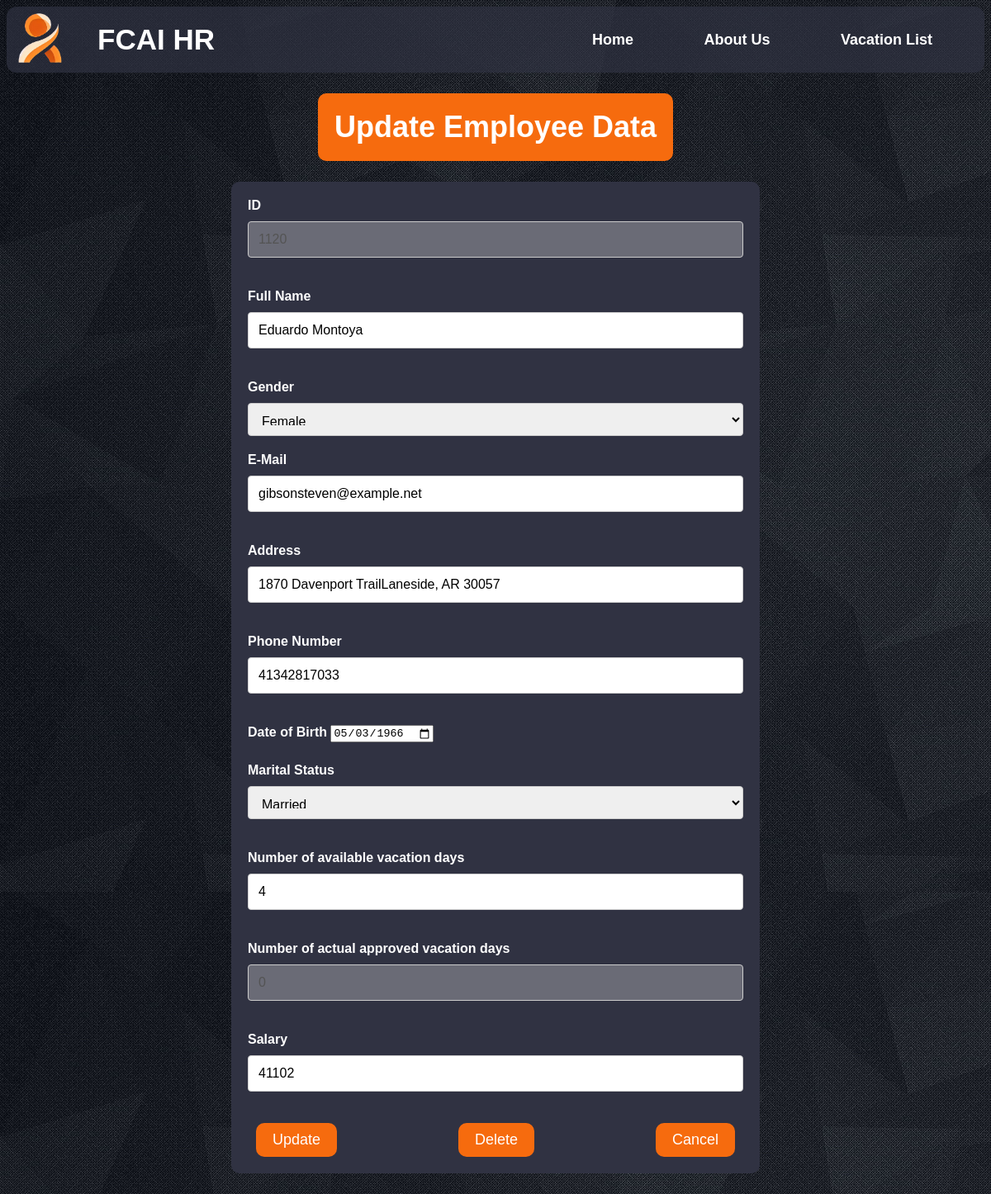
/updateData/1120/, run on the app's committed database.
### Management/models.py (models this page shows, shortened)
class Employee(models.Model):
    id = models.IntegerField(primary_key = True, unique = True, error_messages = {'null': 'ID field cannot be null','unique': 'This ID is already in use'})
    name = models.CharField(max_length = 100)
    email = models.EmailField(max_length = 254)
    address = models.CharField(max_length = 100)
    number = models.CharField(max_length = 11)
    gender = models.CharField(max_length = 6)
    status = models.CharField(max_length= 12)
    availableVacation = models.IntegerField()
    approvedVacation = models.IntegerField(default= 0)
    salary = models.IntegerField()
    dob = models.DateField()
    dateCreated = models.DateField(default= datetime.date.today, null= True)

### Users/views.py (the view)
# urls.py: path('updateData/<id>/', userViews.update, name='hr-updateData'),
def update(request, id):
        if request.method == 'POST':
                form = EmployeeUpdateForm(request.POST, instance=Employee.objects.get(id=id))
                if form.is_valid():
                        number = form.cleaned_data.get('number')
                        if len(number) != 11:
                                messages.warning(request, "Please enter a valid phone number")
                                return render(request, 'Users/update.html', {'form': form})
                        form.save()
                        messages.info(request, "Employee updated successfully")
                        return redirect('hr-home')
        else:
                form = EmployeeUpdateForm(instance=Employee.objects.get(id=id))
        return render(request, 'Users/update.html', {'form': form, 'id': id})

### Users/templates/Users/update.html (shortened to what this page needs)
{% extends 'Management/base.html' %}
{% load static %}
{% block styles %}
<link rel="stylesheet" href="{% static 'Users/CSS/Update.css' %}">
{% endblock styles %}
{% block content %}
<h1>Update Employee Data</h1>
<form method = "POST">
		<label for="id">ID</label>
		{{form.id}}
		<br/><br/>
		<label for="name">Full Name</label>
		{{form.name}}
		<br/><br/>
		<label for="gender">Gender</label><br/>
		{{form.gender}}
		<label for="email">E-Mail </label>
		{{form.email}}
		<br/><br/>
		<label for="address">Address</label>
		{{form.address}}
		<br/><br/>
		<label for="number">Phone Number </label>
		{{form.number}}
		<br/><br/>
		<label for="date">Date of Birth </label>
		{{form.dob}}
		<br/><br/>
		<label for="maritalStat">Marital Status</label>
		{{form.status}}
		<br/><br/>
		<label for="number of available vacation days"> Number of available vacation days</label>
		{{form.availableVacation}}
		<br/><br/>
		<label for="number of approved vacation days"> Number of actual approved vacation days</label>
		{{form.approvedVacation}}
		<br/><br/>
		<label for="salary">Salary</label>
		{{form.salary}}
		<br/><br/>
	<div class="buttons">
	<input type="submit" value="Update" id="update-button"/>
	<input type="button" value="Delete" id="delete-button" onclick="window.location.href='{% url 'hr-deleteData' id %}';"/>
	<input type="button" value="Cancel" onclick="window.location.href='{% url 'hr-home' %}';"/>
	</div>
</form>
{% endblock content %}

### Management/static/Management/CSS/Navigation.css (style rules this page uses)
body { background-image: url('../Images/background.jpg'); }

### Users/static/Users/CSS/Update.css (style rules this page uses)
body { font-family: Arial, sans-serif; background-color: #f2f2f2; }
h1 { margin-top: 50px; text-align: center; font-size: 36px; background-color: #f66b0e; color: #fff; padding: 20px; border-radius: 10px; width: fit-content; margin: auto; margin-top: 25px; }
form { margin: 25px auto; max-width: 600px; padding: 20px; background-color: #303242; color: #ffffff; border-radius: 10px; }
label { display: inline-block; font-weight: bold; margin-bottom: 10px; }
input[type="text"], input[type="email"], input[type="number"], input[type="tel"], input[type="dob"], select { width: 100%; padding: 12px; border: 1px solid #ccc; border-radius: 4px; box-sizing: border-box; margin-bottom: 20px; font-size: 16px; font-family: Arial, sans-serif; }
select { height: 40px; }
input[type="button"], input[type="submit"] { background-color: #f66b0e; color: #fff; border: none; border-radius: 10px; padding: 10px 20px; font-size: 18px; cursor: pointer; }
.buttons { display: flex; justify-content: space-between; padding: 0 10px; }

### data on the page
Employee: id "1120", name "Eduardo Montoya", gender "Female", email "gibsonsteven@example.net", address "1870 Davenport TrailLaneside, AR 30057", number "41342817033", dob "05/03/1966", status "Married", availableVacation "4", approvedVacation "0", salary "41102"
